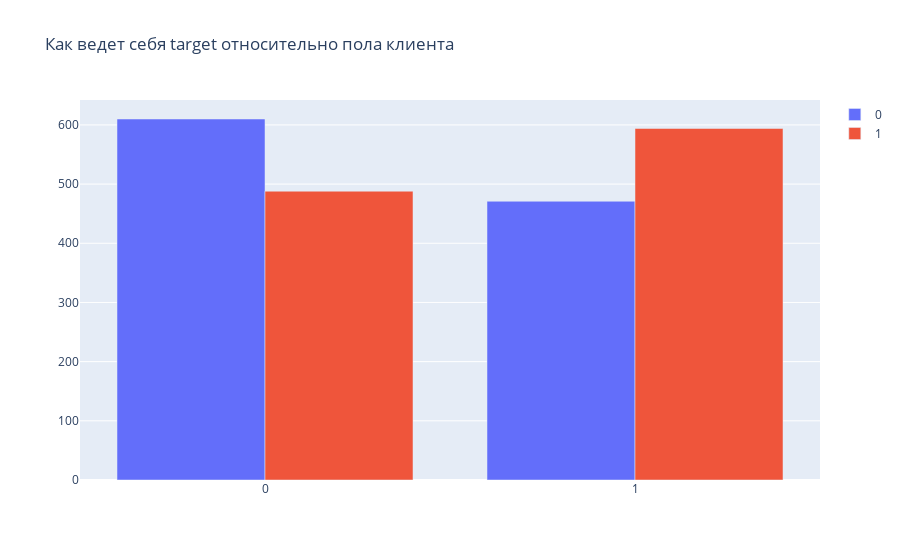

The notebook cell saved with this chart:
### Code cell
# вырезка визуализации из курса ml.ai
# Create a line (trace) for the global sales
trace0 = go.Bar(
    x=df_count_sex_tar.SEX[df_count_ed_tar.target == 1],
    y=df_count_sex_tar[df_count_ed_tar.target == 0]['count_sex'],
    name='0'
)

# Create a line (trace) for the number of games released
trace1 = go.Bar(
    x=df_count_sex_tar.SEX[df_count_ed_tar.target == 1],
    y=df_count_sex_tar[df_count_ed_tar.target == 1]['count_sex'],
    name='1'
)

# Define the data array
data = [trace0, trace1]

# Set the title
layout = {'title': 'Как ведет себя target относительно пола клиента'}

# Create a Figure and plot it
fig = go.Figure(data=data, layout=layout)
iplot(fig, show_link=False)

### Figure 1 — Plotly figure (JSON) as saved in the notebook; plotly's stock layout.template omitted (floating-point values rounded to 4 significant figures)
{"data": [{"name": "0", "type": "bar", "x": [0, 1], "y": [610, 471]}, {"name": "1", "type": "bar", "x": [0, 1], "y": [488, 594]}], "layout": {"title": {"text": "Как ведет себя target относительно пола клиента"}}}
